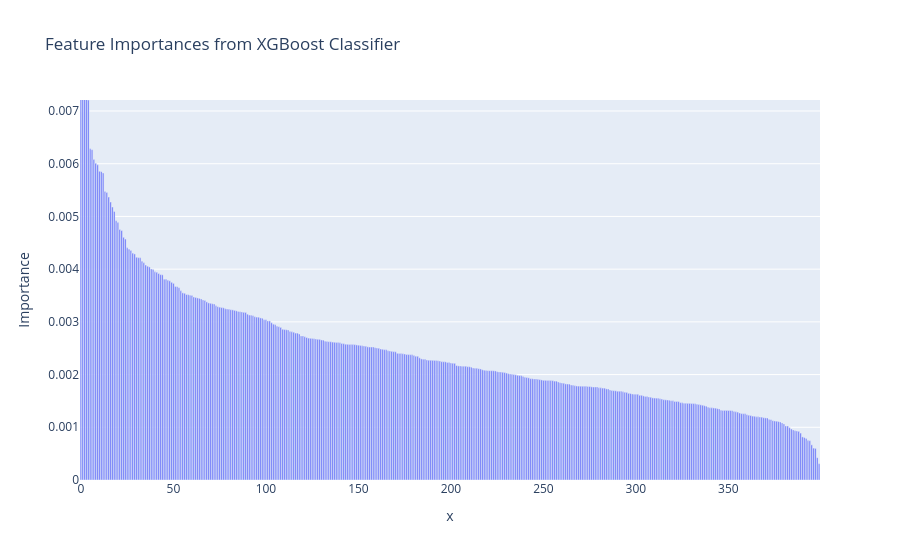

Source (notebook cell):
### Code cell
# The parameters here don't really matter much.
# Not using early stopping - avoid data leak! 
model = xgb.XGBClassifier(
    objective='binary:logistic',
    random_state=seed,
    n_estimators=200,
    learning_rate=0.01,
    max_depth=10,
    device="cuda",
    reg_alpha=1,
    reg_lambda=0,
    seed=seed,
)
model.fit(X_train_c, y_train_c)

feature_importances = model.feature_importances_
sorted_imps = sorted(feature_importances, reverse=True)

preds = model.predict(X_val_c)
test_accuracy = accuracy_score(y_val_c, preds)
print("XGBoost Classifier Test Accuracy:", test_accuracy)

fig = px.bar(
    x=range(len(sorted_imps)),
    y=sorted_imps,
    labels={'y': 'Importance'},
    title='Feature Importances from XGBoost Classifier'
)
fig.show()

### Figure 1 — Plotly figure (JSON) as saved in the notebook; plotly's stock layout.template omitted (floating-point values rounded to 4 significant figures; data arrays with more than 128 entries replaced by an {"elided": "..."} marker saying what was removed)
{"data": [{"hovertemplate": "x=%{x}<br>Importance=%{y}<extra></extra>", "legendgroup": "", "marker": {"color": "#636efa", "pattern": {"shape": ""}}, "name": "", "orientation": "v", "showlegend": false, "textposition": "auto", "type": "bar", "x": {"elided": "400 int values"}, "xaxis": "x", "y": {"elided": "400 float values"}, "yaxis": "y"}], "layout": {"barmode": "relative", "legend": {"tracegroupgap": 0}, "title": {"text": "Feature Importances from XGBoost Classifier"}, "xaxis": {"anchor": "y", "domain": [0, 1], "title": {"text": "x"}}, "yaxis": {"anchor": "x", "domain": [0, 1], "range": [0, 0.007209], "title": {"text": "Importance"}}}}
